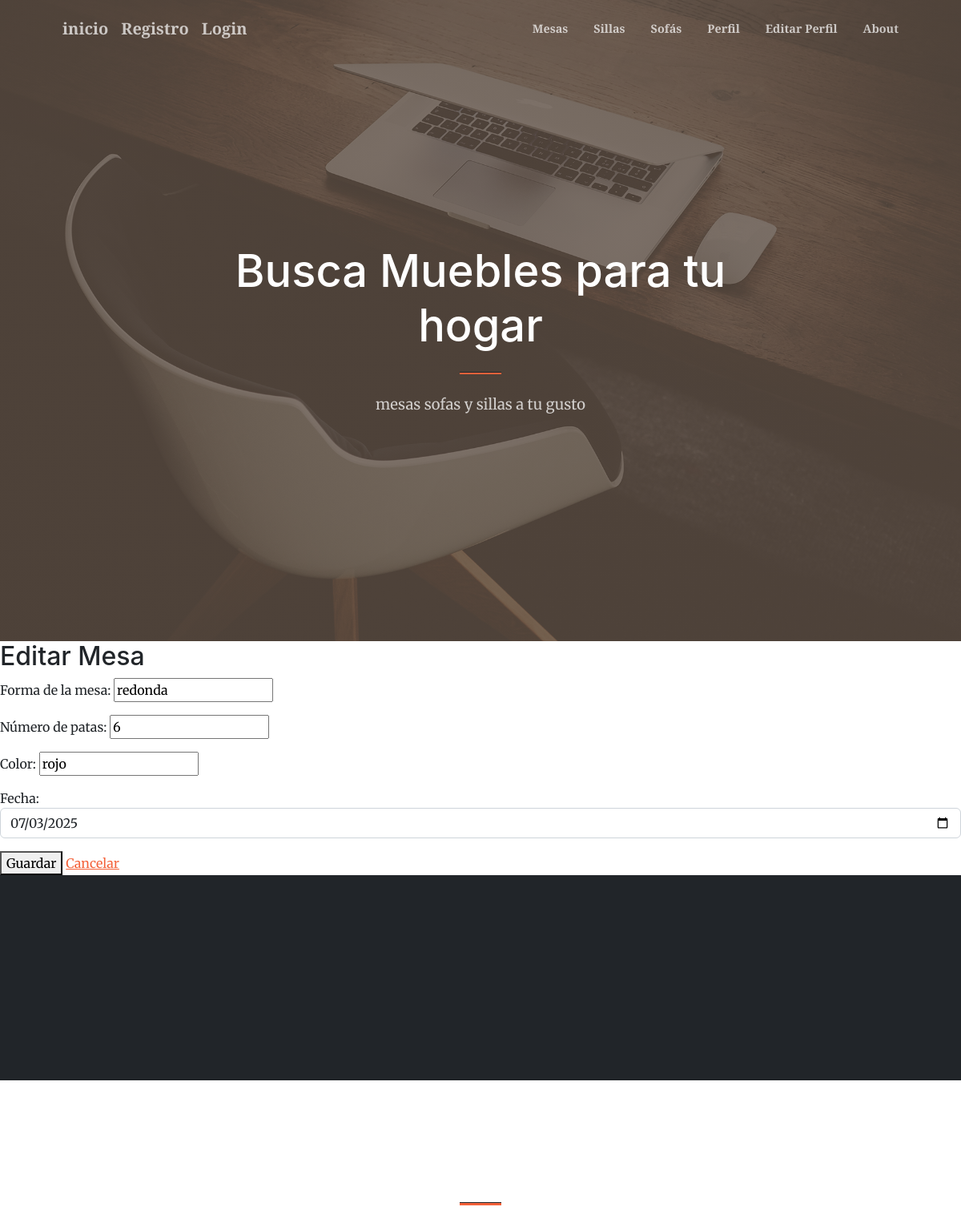
Screenshot of /mesas/9/editar/ with the database file from the repository.
### mi_primer_app/models.py (models this page shows)
class Mesa(models.Model):
    forma             = models.CharField(max_length=50)
    cantidad_patas    = models.IntegerField()
    color             = models.CharField(max_length=50)
    fecha             = models.DateField()

### mi_primer_app/views.py (the view, shortened to what this page needs)
# urls.py: path('mesas/<int:pk>/editar/', MesaUpdateView.as_view(), name='mesa-actualizar'),
class MesaUpdateView(UpdateView):
    model = Mesa
    form_class = MesaForm
    template_name = 'mi_primer_app/mesa_actualizar.html'

### mi_primer_app/forms.py
class MesaForm(forms.ModelForm):
    class Meta:
        model = Mesa
        fields = ['forma', 'cantidad_patas', 'color', 'fecha']
        labels = {
          'forma': 'Forma de la mesa',
          'cantidad_patas': 'Número de patas',
          'color': 'Color',
          'fecha': 'Fecha'
        }
        widgets = {'fecha': forms.DateInput(attrs={'type':'date', 'class':'form-control'}),}

### mi_primer_app/templates/mi_primer_app/mesa_actualizar.html (shortened to what this page needs)
{% extends "padre.html" %}
{% block content %}
<section id="mesa-actualizar" style="scroll-behavior: smooth; scroll-margin-top: 70px;">
  <h2>Editar Mesa</h2>
  <form method="post" enctype="multipart/form-data">
    {{ form.as_p }}
    <button type="submit">Guardar</button>
    <a href="{% url 'mesa-detalle' mesa.pk %}#mesa-detalle">Cancelar</a>
  </form>
</section>
{% endblock %}

### rows the page displays
Mesa: forma "redonda", cantidad_patas "6", color "rojo", fecha "07/03/2025"
